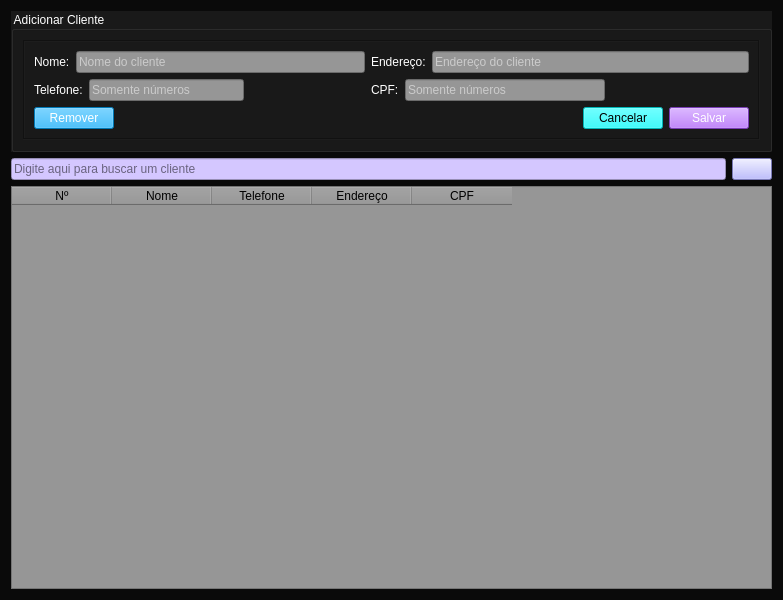
<?xml version="1.0" encoding="UTF-8"?>
<ui version="4.0">
 <class>Form</class>
 <widget class="QWidget" name="Form">
  <property name="geometry">
   <rect>
    <x>0</x>
    <y>0</y>
    <width>783</width>
    <height>600</height>
   </rect>
  </property>
  <property name="windowTitle">
   <string>Form</string>
  </property>
  <property name="styleSheet">
   <string notr="true">background-color: rgb(10, 10, 10);</string>
  </property>
  <layout class="QVBoxLayout" name="verticalLayout_5">
   <item>
    <widget class="QGroupBox" name="groupBox">
     <property name="styleSheet">
      <string notr="true">background-color: rgb(25, 25, 25);
color: rgb(255, 255, 255);</string>
     </property>
     <property name="title">
      <string>Adicionar Cliente</string>
     </property>
     <layout class="QVBoxLayout" name="verticalLayout_4">
      <item>
       <widget class="QFrame" name="frame">
        <property name="frameShape">
         <enum>QFrame::Box</enum>
        </property>
        <property name="frameShadow">
         <enum>QFrame::Sunken</enum>
        </property>
        <layout class="QVBoxLayout" name="verticalLayout_3">
         <item>
          <layout class="QHBoxLayout" name="horizontalLayout_6">
           <item>
            <layout class="QVBoxLayout" name="verticalLayout">
             <item>
              <layout class="QHBoxLayout" name="horizontalLayout_4">
               <item>
                <widget class="QLabel" name="label">
                 <property name="text">
                  <string>Nome:</string>
                 </property>
                </widget>
               </item>
               <item>
                <widget class="QLineEdit" name="nome">
                 <property name="styleSheet">
                  <string notr="true">background-color: rgb(150, 150, 150);</string>
                 </property>
                 <property name="placeholderText">
                  <string>Nome do cliente</string>
                 </property>
                </widget>
               </item>
              </layout>
             </item>
             <item>
              <layout class="QHBoxLayout" name="horizontalLayout">
               <item>
                <widget class="QLabel" name="label_2">
                 <property name="text">
                  <string>Telefone:</string>
                 </property>
                </widget>
               </item>
               <item>
                <widget class="QLineEdit" name="telefone">
                 <property name="sizePolicy">
                  <sizepolicy hsizetype="Fixed" vsizetype="Fixed">
                   <horstretch>0</horstretch>
                   <verstretch>0</verstretch>
                  </sizepolicy>
                 </property>
                 <property name="minimumSize">
                  <size>
                   <width>155</width>
                   <height>0</height>
                  </size>
                 </property>
                 <property name="styleSheet">
                  <string notr="true">background-color: rgb(150, 150, 150);</string>
                 </property>
                 <property name="text">
                  <string/>
                 </property>
                 <property name="alignment">
                  <set>Qt::AlignLeading|Qt::AlignLeft|Qt::AlignVCenter</set>
                 </property>
                 <property name="dragEnabled">
                  <bool>false</bool>
                 </property>
                 <property name="placeholderText">
                  <string>Somente números</string>
                 </property>
                 <property name="cursorMoveStyle">
                  <enum>Qt::LogicalMoveStyle</enum>
                 </property>
                 <property name="clearButtonEnabled">
                  <bool>false</bool>
                 </property>
                </widget>
               </item>
               <item>
                <spacer name="horizontalSpacer_2">
                 <property name="orientation">
                  <enum>Qt::Horizontal</enum>
                 </property>
                 <property name="sizeHint" stdset="0">
                  <size>
                   <width>40</width>
                   <height>20</height>
                  </size>
                 </property>
                </spacer>
               </item>
              </layout>
             </item>
            </layout>
           </item>
           <item>
            <layout class="QVBoxLayout" name="verticalLayout_2">
             <item>
              <layout class="QHBoxLayout" name="horizontalLayout_3">
               <item>
                <widget class="QLabel" name="label_3">
                 <property name="text">
                  <string>Endereço:</string>
                 </property>
                </widget>
               </item>
               <item>
                <widget class="QLineEdit" name="endereco">
                 <property name="minimumSize">
                  <size>
                   <width>317</width>
                   <height>0</height>
                  </size>
                 </property>
                 <property name="styleSheet">
                  <string notr="true">background-color: rgb(150, 150, 150);</string>
                 </property>
                 <property name="placeholderText">
                  <string>Endereço do cliente</string>
                 </property>
                </widget>
               </item>
              </layout>
             </item>
             <item>
              <layout class="QHBoxLayout" name="horizontalLayout_2">
               <item>
                <widget class="QLabel" name="label_4">
                 <property name="text">
                  <string>CPF:</string>
                 </property>
                </widget>
               </item>
               <item>
                <widget class="QLineEdit" name="cpf">
                 <property name="sizePolicy">
                  <sizepolicy hsizetype="Fixed" vsizetype="Fixed">
                   <horstretch>0</horstretch>
                   <verstretch>0</verstretch>
                  </sizepolicy>
                 </property>
                 <property name="minimumSize">
                  <size>
                   <width>200</width>
                   <height>0</height>
                  </size>
                 </property>
                 <property name="styleSheet">
                  <string notr="true">background-color: rgb(150, 150, 150);</string>
                 </property>
                 <property name="placeholderText">
                  <string>Somente números</string>
                 </property>
                </widget>
               </item>
               <item>
                <spacer name="horizontalSpacer_3">
                 <property name="orientation">
                  <enum>Qt::Horizontal</enum>
                 </property>
                 <property name="sizeHint" stdset="0">
                  <size>
                   <width>40</width>
                   <height>20</height>
                  </size>
                 </property>
                </spacer>
               </item>
              </layout>
             </item>
            </layout>
           </item>
          </layout>
         </item>
         <item>
          <layout class="QHBoxLayout" name="horizontalLayout_5">
           <item>
            <widget class="QPushButton" name="remove_btn">
             <property name="styleSheet">
              <string notr="true">background-color: rgb(0, 170, 255);</string>
             </property>
             <property name="text">
              <string>Remover</string>
             </property>
            </widget>
           </item>
           <item>
            <spacer name="horizontalSpacer">
             <property name="orientation">
              <enum>Qt::Horizontal</enum>
             </property>
             <property name="sizeHint" stdset="0">
              <size>
               <width>40</width>
               <height>20</height>
              </size>
             </property>
            </spacer>
           </item>
           <item>
            <widget class="QPushButton" name="cancel_edit_btn">
             <property name="styleSheet">
              <string notr="true">background-color: rgb(0, 255, 255);
color: rgb(0, 0, 0);</string>
             </property>
             <property name="text">
              <string>Cancelar</string>
             </property>
            </widget>
           </item>
           <item>
            <widget class="QPushButton" name="save_btn">
             <property name="styleSheet">
              <string notr="true">background-color: rgb(170, 85, 255);</string>
             </property>
             <property name="text">
              <string>Salvar</string>
             </property>
            </widget>
           </item>
          </layout>
         </item>
        </layout>
       </widget>
      </item>
     </layout>
    </widget>
   </item>
   <item>
    <layout class="QHBoxLayout" name="horizontalLayout_7">
     <item>
      <widget class="QLineEdit" name="pesquisa">
       <property name="styleSheet">
        <string notr="true">background-color: rgb(212, 199, 255);</string>
       </property>
       <property name="placeholderText">
        <string>Digite aqui para buscar um cliente</string>
       </property>
      </widget>
     </item>
     <item>
      <widget class="QPushButton" name="lupa">
       <property name="cursor">
        <cursorShape>PointingHandCursor</cursorShape>
       </property>
       <property name="toolTip">
        <string>Pesquisar</string>
       </property>
       <property name="styleSheet">
        <string notr="true">background-color: rgb(170, 170, 255);</string>
       </property>
       <property name="text">
        <string/>
       </property>
       <property name="icon">
        <iconset>
         <normaloff>../assets/icons/lupa.png</normaloff>../assets/icons/lupa.png</iconset>
       </property>
      </widget>
     </item>
    </layout>
   </item>
   <item>
    <widget class="QTableWidget" name="tabela_clientes">
     <property name="autoFillBackground">
      <bool>false</bool>
     </property>
     <property name="styleSheet">
      <string notr="true">background-color: rgb(150, 150, 150);</string>
     </property>
     <column>
      <property name="text">
       <string>Nº</string>
      </property>
     </column>
     <column>
      <property name="text">
       <string>Nome</string>
      </property>
     </column>
     <column>
      <property name="text">
       <string>Telefone</string>
      </property>
     </column>
     <column>
      <property name="text">
       <string>Endereço</string>
      </property>
     </column>
     <column>
      <property name="text">
       <string>CPF</string>
      </property>
     </column>
    </widget>
   </item>
  </layout>
 </widget>
 <resources/>
 <connections/>
</ui>
